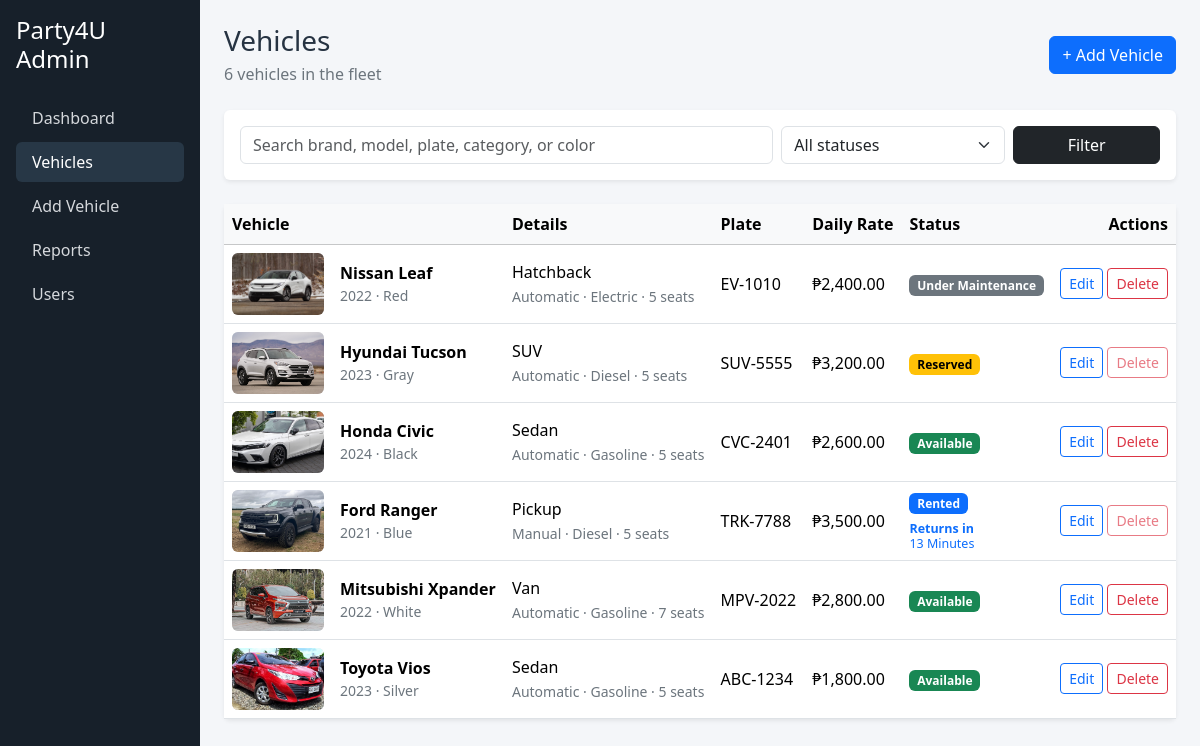
The app's page /admin/jeiven_cars.php with its own data.
### tables this page shows
CREATE TABLE IF NOT EXISTS vehicles (
    id INT UNSIGNED NOT NULL AUTO_INCREMENT,
    brand VARCHAR(80) NOT NULL,
    model VARCHAR(80) NOT NULL,
    year SMALLINT UNSIGNED NOT NULL,
    category ENUM(
        'Sedan',
        'SUV',
        'Hatchback',
        'Pickup',
        'Van',
        'Coupe',
        'Convertible'
    ) NOT NULL,
    transmission ENUM('Automatic', 'Manual') NOT NULL,
    fuel_type ENUM('Gasoline', 'Diesel', 'Hybrid', 'Electric') NOT NULL,
    seating_capacity TINYINT UNSIGNED NOT NULL,
    plate_number VARCHAR(30) NOT NULL,
    color VARCHAR(50) NOT NULL,
    daily_rate DECIMAL(10, 2) NOT NULL,
    description TEXT DEFAULT NULL,
    image_path VARCHAR(500) DEFAULT NULL,
    availability_status ENUM(
        'Available',
        'Reserved',
        'Rented',
        'Under Maintenance'
    ) NOT NULL DEFAULT 'Available',
    created_at DATETIME NOT NULL DEFAULT CURRENT_TIMESTAMP,
    updated_at DATETIME NOT NULL DEFAULT CURRENT_TIMESTAMP
        ON UPDATE CURRENT_TIMESTAMP,
    PRIMARY KEY (id),
    UNIQUE KEY uq_vehicles_plate_number (plate_number),
    KEY idx_vehicles_status (availability_status),
    KEY idx_vehicles_category (category),
    KEY idx_vehicles_created_at (created_at)
);

### admin/jeiven_cars.php (the view, shortened to what this page needs)
<?php
require_once __DIR__ . '/../includes/leanne_db.php';
$db = isset($conn) && $conn instanceof mysqli ? $conn : (isset($mysqli) && $mysqli instanceof mysqli ? $mysqli : null);
function e(?string $value): string { return htmlspecialchars($value ?? '', ENT_QUOTES, 'UTF-8'); }
function statusClass(string $status): string
{
    return match ($status) {
        'Available' => 'success', 'Reserved' => 'warning', 'Rented' => 'primary',
        'Under Maintenance' => 'secondary', default => 'dark'
    };
}
function rentalTimeLabel(?string $endDate): ?array
{
    try {
        $now = new DateTimeImmutable('now');
        $end = new DateTimeImmutable($endDate);
    } catch (Exception $exception) {
        return null;
    }
    $overdue = $end < $now;
    $seconds = abs($end->getTimestamp() - $now->getTimestamp());
    $days = intdiv($seconds, 86400);
    $hours = intdiv($seconds % 86400, 3600);
    $minutes = max(1, intdiv($seconds % 3600, 60));
    $parts = [];
    if (!$parts || ($days === 0 && count($parts) < 2)) $parts[] = $minutes . ' ' . ($minutes === 1 ? 'Minute' : 'Minutes');
    return ['title' => $overdue ? 'Overdue by' : 'Returns in', 'time' => implode(' ', array_slice($parts, 0, 2)), 'overdue' => $overdue];
}
$search = trim((string) ($_GET['search'] ?? ''));
$status = trim((string) ($_GET['status'] ?? ''));
$page = max(1, (int) ($_GET['page'] ?? 1));
$perPage = 10;
$total = 0;
$vehicles = [];
if ($db !== null) {
    $like = '%' . $search . '%';
    $count = $db->prepare("SELECT COUNT(*) AS total FROM vehicles WHERE (? = '' OR CONCAT_WS(' ', brand, model, plate_number, category, color) LIKE ?) AND (? = '' OR availability_status = ?)");
    if ($count) {
        $count->bind_param('ssss', $search, $like, $status, $status);
        if ($count->execute()) {
            $result = $count->get_result();
            $total = (int) (($result ? $result->fetch_assoc() : [])['total'] ?? 0);
        }
    }
    $pages = max(1, (int) ceil($total / $perPage));
    $page = min($page, $pages);
    $offset = ($page - 1) * $perPage;
    $sql = "SELECT v.*, (SELECT b.end_date FROM bookings b WHERE b.vehicle_id = v.id AND b.status = 'Rented' ORDER BY b.end_date DESC, b.id DESC LIMIT 1) AS rental_end_date FROM vehicles v WHERE (? = '' OR CONCAT_WS(' ', v.brand, v.model, v.plate_number, v.category, v.color) LIKE ?) AND (? = '' OR v.availability_status = ?) ORDER BY v.created_at DESC, v.id DESC LIMIT ? OFFSET ?";
    $stmt = $db->prepare($sql);
    if ($stmt) {
        $stmt->bind_param('ssssii', $search, $like, $status, $status, $perPage, $offset);
        if ($stmt->execute()) {
            $result = $stmt->get_result();
            $vehicles = $result ? $result->fetch_all(MYSQLI_ASSOC) : [];
        } else {
            $dbError = 'Vehicle list could not be loaded. Please check the vehicles/bookings table setup.';
        }
    } else {
        $dbError = 'Vehicle list could not be loaded. Please check the vehicles/bookings table setup.';
    }
} else {
    $pages = 1;
}
?>
<!doctype html><html lang="en"><head>
<title>Vehicles | Admin</title><link href="https://cdn.jsdelivr.net/npm/bootstrap@5.3.3/dist/css/bootstrap.min.css" rel="stylesheet">
    <link href="../assets/css/style.css" rel="stylesheet">
</head><body><div class="container-fluid"><div class="row">
<aside class="col-md-3 col-lg-2 p-3 sidebar"><h4 class="text-white mb-4">Party4U Admin</h4><nav class="nav flex-column gap-1"><a class="nav-link rounded" href="jeiven_dashboard.php">Dashboard</a><a class="nav-link rounded active" href="jeiven_cars.php">Vehicles</a><a class="nav-link rounded" href="jeiven_add_car.php">Add Vehicle</a><a class="nav-link rounded" href="jeiven_reports.php">Reports</a><a class="nav-link rounded" href="yana_users.php">Users</a></nav></aside>
<main class="col-md-9 col-lg-10 px-md-4 py-4">
<div class="d-flex flex-wrap justify-content-between align-items-center gap-3 mb-4"><div><h1 class="h3 mb-1">Vehicles</h1><p class="text-secondary mb-0"><?= number_format($total) ?> vehicle<?= $total === 1 ? '' : 's' ?> in the fleet</p></div><a class="btn btn-primary" href="jeiven_add_car.php">+ Add Vehicle</a></div>
<div class="card border-0 shadow-sm mb-4"><div class="card-body"><form class="row g-2" method="get"><div class="col-md-7"><input class="form-control" id="search" name="search" value="<?= e($search) ?>" placeholder="Search brand, model, plate, category, or color"></div><div class="col-md-3"><select class="form-select" id="status" name="status"><option value="">All statuses</option></select></div><div class="col-md-2 d-grid"><button class="btn btn-dark">Filter</button></div></form></div></div>
<div class="card border-0 shadow-sm"><div class="table-responsive"><table class="table table-hover align-middle mb-0"><thead class="table-light"><tr><th>Vehicle</th><th>Details</th><th>Plate</th><th>Daily Rate</th><th>Status</th><th class="text-end">Actions</th></tr></thead><tbody>
<?php foreach ($vehicles as $vehicle): $timer = $vehicle['availability_status'] === 'Rented' ? rentalTimeLabel($vehicle['rental_end_date'] ?? null) : null; ?>
<tr><td><div class="d-flex align-items-center gap-3"><?php if (!empty($vehicle['image_path'])): $imagePath = str_starts_with((string) $vehicle['image_path'], 'assets/') ? '../' . $vehicle['image_path'] : (string) $vehicle['image_path']; ?><img class="vehicle-thumb rounded" src="<?= e($imagePath) ?>" alt="<?= e($vehicle['brand'] . ' ' . $vehicle['model']) ?>"><?php else: ?><div class="vehicle-thumb rounded d-flex align-items-center justify-content-center text-secondary">No image</div><?php endif; ?><div><strong><?= e($vehicle['brand'] . ' ' . $vehicle['model']) ?></strong><div class="text-secondary small"><?= (int) $vehicle['year'] ?> · <?= e($vehicle['color']) ?></div></div></div></td><td><div><?= e($vehicle['category']) ?></div><small class="text-secondary"><?= e($vehicle['transmission']) ?> · <?= e($vehicle['fuel_type']) ?> · <?= (int) $vehicle['seating_capacity'] ?> seats</small></td><td><?= e($vehicle['plate_number']) ?></td><td>₱<?= number_format((float) $vehicle['daily_rate'], 2) ?></td><td><span class="badge text-bg-<?= statusClass((string) $vehicle['availability_status']) ?>"><?= e($vehicle['availability_status']) ?></span><?php if ($timer): ?><div class="countdown mt-2 <?= $timer['overdue'] ? 'text-danger' : 'text-primary' ?>"><strong><?= e($timer['title']) ?></strong><br><?= e($timer['time']) ?></div><?php endif; ?></td><td class="text-end"><a class="btn btn-sm btn-outline-primary" href="jeiven_edit_car.php?id=<?= (int) $vehicle['id'] ?>">Edit</a> <button class="btn btn-sm btn-outline-danger" data-bs-toggle="modal" data-bs-target="#deleteModal" data-id="<?= (int) $vehicle['id'] ?>" data-name="<?= e($vehicle['brand'] . ' ' . $vehicle['model']) ?>"<?= in_array($vehicle['availability_status'], ['Reserved','Rented'], true) ? ' disabled' : '' ?>>Delete</button></td></tr>
<?php endforeach; ?></tbody></table></div>
</div>
</main></div></div>
</body></html>

### assets/css/style.css (style rules this page uses)
:root { --brand-navy: #17202a; --brand-ink: #263342; --brand-sky: #eef6fb; --brand-green: #1f8a5b; }
body { background: #f4f6f9; color: var(--brand-ink); }
.sidebar { background: var(--brand-navy); min-height: 100vh; }
.sidebar a { color: #d5d8dc; text-decoration: none; }
.sidebar a:hover, .sidebar a.active { background: #273746; color: #fff; }
.vehicle-thumb { width: 92px; height: 62px; object-fit: cover; background: #e9ecef; }
.countdown { font-size: .78rem; line-height: 1.2; white-space: nowrap; }
.table td, .table th { white-space: nowrap; }

### records on screen
vehicles: image_path (picture), brand+model "Nissan Leaf", year "2022", color "Red", category "Hatchback", transmission "Automatic", fuel_type "Electric", seating_capacity "5", plate_number "EV-1010", daily_rate "2,400.00", availability_status "Under Maintenance"
vehicles: image_path (picture), brand+model "Hyundai Tucson", year "2023", color "Gray", category "SUV", transmission "Automatic", fuel_type "Diesel", seating_capacity "5", plate_number "SUV-5555", daily_rate "3,200.00", availability_status "Reserved"
vehicles: image_path (picture), brand+model "Honda Civic", year "2024", color "Black", category "Sedan", transmission "Automatic", fuel_type "Gasoline", seating_capacity "5", plate_number "CVC-2401", daily_rate "2,600.00", availability_status "Available"
vehicles: image_path (picture), brand+model "Ford Ranger", year "2021", color "Blue", category "Pickup", transmission "Manual", fuel_type "Diesel", seating_capacity "5", plate_number "TRK-7788", daily_rate "3,500.00", availability_status "Rented", title "Returns in", time "13 Minutes"
vehicles: image_path (picture), brand+model "Mitsubishi Xpander", year "2022", color "White", category "Van", transmission "Automatic", fuel_type "Gasoline", seating_capacity "7", plate_number "MPV-2022", daily_rate "2,800.00", availability_status "Available"
vehicles: image_path (picture), brand+model "Toyota Vios", year "2023", color "Silver", category "Sedan", transmission "Automatic", fuel_type "Gasoline", seating_capacity "5", plate_number "ABC-1234", daily_rate "1,800.00", availability_status "Available"

### other values on screen
$total "6"
